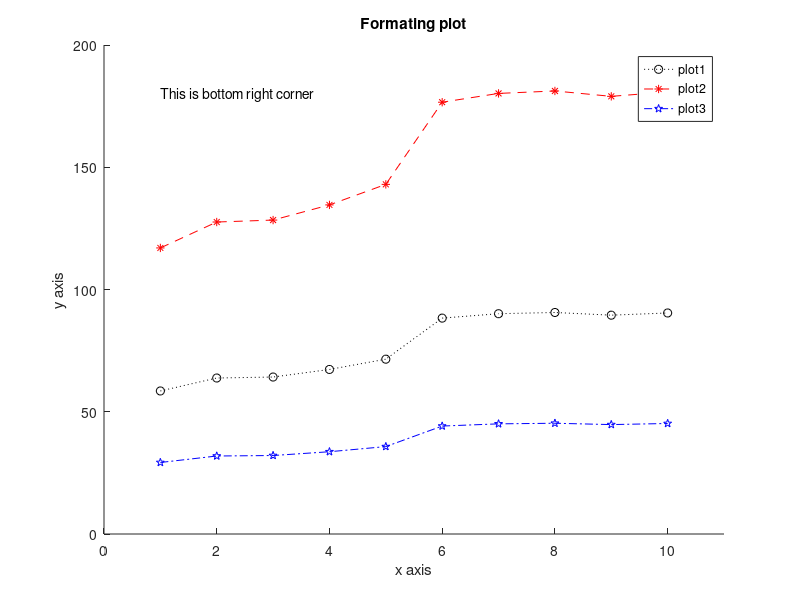

Write MATLAB code to recreate this figure. (Note: this script raises an error after producing the figure.)
% Jason Vong
% ME 203, Section 1001, 1101
% 9/22/2021
% formating plots

clear all 
clc
format compact

hold on

x= 1:10
y= [58.5 63.8 64.2 67.3 71.5 88.3 90.1 90.6 89.5 90.4]


plot(x,y, ':ok')
plot(x,2*y, '--*r')
plot(x,y/2, '-.pb')

axis([0,11,0,200])
title('Formating plot')
legend('plot1','plot2','plot3')

xlabel('x axis')
ylabel('y axis')

text(1,180,'This is bottom right corner')
gtext('I did it!')

